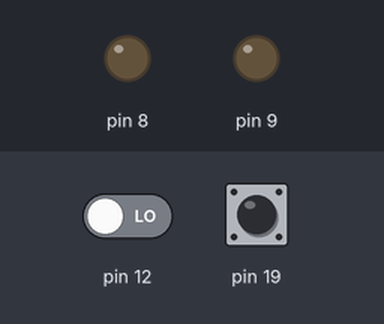
Simulated run of this sketch. Board: Arduino Uno, built with avr-gcc and run on an emulated ATmega328P. On the bench: output pins drawn as LEDs (lit = HIGH). The test bench sets the inputs (shaded band); at power-on: pin 19 HIGH, pin 12 LOW. EEPROM starts erased; what the sketch prints to the serial monitor is not drawn.

Above: at 0.9 s.
1.0 s: pin 19 pulled LOW for 1 s
At 1.42 s:
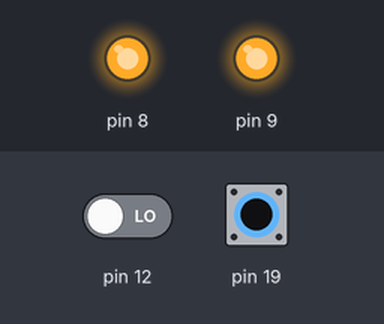
Timing chart, 0 to 4.0 s (numbered marks = the images above; inputs shaded):
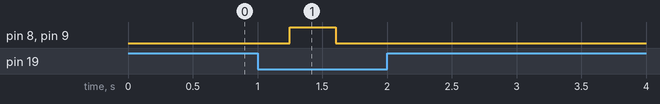

Measured:
- after the input at 1.0 s, pin 8, pin 9: LOW → HIGH after 0.25 s, → LOW 0.35 s later

The sketch:

6B_Segment_driver.ino
```cpp
/*
 Almost identical to 6A
 */


#include "Segment_driver_header.h"


#define message_1 "\r\nFor each digit press 0 to 7 then a to g for segments.\t"
#define message_2 "Again!\t"


int main (void){

char keypress = 0, digit_num=0;

setup_328_HW_Arduino_IO;


if(reset_status == 3){clear_display;Serial.write(message_1);}
if(reset_status == 2)Serial.write(message_2);

while(1){                                                               //Keep inputting data until x is received

while(!(Serial.available()))wdr(); keypress = Serial.read();

switch(keypress){                                                       //Test keypress
case '0': case '1': case '2':
case '3': case '4': case '5':
case '6': case '7': digit_num = keypress - '0'; break;                  //If numeric save it as "digit_num".

case 'a': case 'b': case 'c':                                           //If a letter illuminate the display
case 'd': case 'e': case 'f':
case 'g': One_wire_comms_any_segment(keypress, digit_num); break;

case 'x': {
clear_display;SW_reset;} break;                                          //if any other key (AOK) execute a SW_reset.

defaut: break;

}                                                                        //Bottom of switch block return to top of "do-loop"
}
}                                                                         //Repeat program


/***************************************************************************************************************************/
```

One_wire_header.h
```cpp
/*
Code segments required by the subroutines in "One_wire_transactions.c" and else where
*/


void UART_Tx_1_wire(void);
void UART_Rx_1_wire(void);

volatile char One_wire_Rx_char, One_wire_Tx_char;
volatile char Tx_complete, Rx_complete;

volatile char One_wire_mode;

int Comms_clock;


/**********************************************************************************/
#define  comms_cal \
if (((signed char)eeprom_read_byte((uint8_t*)0x3F6) > -50)\
&&  ((signed char)eeprom_read_byte((uint8_t*)0x3F6) < 50) && ((signed char)eeprom_read_byte((uint8_t*)0x3F6)\
== (signed char)eeprom_read_byte((uint8_t*)0x3F7)))\
{Comms_clock = 200 + (signed char) eeprom_read_byte((uint8_t*)0x3F6);}

//A calibration byte for the one wire comms clock is stored in EEPROM locations 0x3F6/7
//For zero calibration the clock which runs at 1MHz generates a baud rate of 200uS


/************************************************************************************************************************************/
#define setup_one_wire_comms \
PCICR |= (1 << PCIE0); PCMSK0 |= (1 << PCINT4);\
PORTB &= (~(1 << PORTB4));

//One wire comms uses port PB4.  This sets it up as input with interrupt on pin change (IPC)


#define clear_display 								One_wire_Tx_char = 'c';  UART_Tx_1_wire();
#define Reset_ATtiny1606 							One_wire_Tx_char = 'F'; UART_Tx_1_wire();

#define set_up_pin_change_interrupt_on_PC5  		PCICR |= (1 << PCIE1); PCMSK1 |= (1 << PCINT13);
#define pause_pin_change_interrupt_on_PC5  			PCICR &= (~(1 << PCIE1));
#define reinstate_pin_change_interrupt_on_PC5  		PCICR |= (1 << PCIE1);

//The reset control switch uses PC5 (PCINT13).This sets it up for weak pull up (WPU) with IPC


/************************************************************************************************************************************/
#define Start_clock		    	TCNT0 = 0;  OCR0A = 0; TCCR0B = (1 << CS01);

//Initialises Timer 0 Output compare and counter values to zero, sets TO clock to 1MHz and starts it

#define wait_for_comms_tick \
OCR0A +=  Comms_clock;\
while (!(TIFR0 & (1 << OCF0A)));\
TIFR0 = 0xFF;

//Increment Timer 0 Output compare register A and wait until the value in the Timer 0 counter is the same


#define wait_for_half_comms_tick \
OCR0A =  Comms_clock/2;\
while (!(TIFR0 & (1 << OCF0A)));\
TIFR0 = 0xFF;


/************************************************************************************************************************************/
#define boot_reset_ctl_reg			0x3FC
#define 	set_Run_BL_bit			eeprom_write_byte((uint8_t*)boot_reset_ctl_reg, (eeprom_read_byte((uint8_t*)(0x3FC)) & (~4)));

//if the hex_text_programmer reads bit 2 of EPPPROM location 0x3FC as zero it will run the bootloader

#define PINB4_down	((PINB & 0x10)^0x10)
#define PINC5_down	((PINC & 0x20)^0x20)
#define PINC5_up	(PINC & 0x20)


/************************************************************************************************************************************/
#define  set_up_activity_leds \
DDRB |= (1 << DDB0) | (1 << DDB1);\
LED_1_off;\
LED_2_off;

#define LED_1_off	 	PORTB &= (~(1 << PB1));
#define LED_1_on	 	PORTB |= (1 << PB1);

#define LED_2_off	 	PORTB &= (~(1 << PB0));
#define LED_2_on	 	PORTB |= (1 << PB0);

#define Toggle_LED_1 \
if (PORTB & (1 << PB1)){LED_1_off;}\
else {PORTB |= (1 << PB1);}
```

Segment_driver_header.h
```cpp
#include <avr/wdt.h>

char User_response;
char reset_status;

#define newline   Serial.write("\r\n");


/**********************************************************************************/
#define  OSC_CAL \
if ((eeprom_read_byte((uint8_t*)0x3FF) > 0x0F)\
&&  (eeprom_read_byte((uint8_t*)0x3FF) < 0xF0) && (eeprom_read_byte((uint8_t*)0x3FF)\
== eeprom_read_byte((uint8_t*)0x3FE))) {OSCCAL = eeprom_read_byte((uint8_t*)0x3FE);}

//If the internal clock has been calibrated, a calibration byte will be found in EEPROM locations 0x3FF/E


/************************************************************************************************************************************/
#define setup_328_HW_Arduino_IO \
\
setup_watchdog;\
ADMUX |= (1 << REFS0);\
initialise_IO;\
OSC_CAL;\
\
comms_cal;\
set_up_pin_change_interrupt_on_PC5;\
\
setup_one_wire_comms;\
set_up_activity_leds;\
sei();\
Serial.begin(115200);\
while (!Serial);\
determine_reset_source;\
One_25ms_WDT_with_interrupt;\
failsafe;

//The reset control switch is connected to PC5


/************************************************************************************************************************************/
#define wdr()  __asm__ __volatile__("wdr")

#define setup_watchdog \
wdr();\
MCUSR &= ~(1<<WDRF);\
WDTCSR |= (1 <<WDCE) | (1<< WDE);\
WDTCSR = 0;


#define SW_reset    {Signal_SW_reset;wdt_enable(WDTO_30MS);while(1);}
#define WDTout      {wdt_enable(WDTO_30MS);while(1);}
#define pause_WDT   setup_watchdog
#define resume_WDT  One_25ms_WDT_with_interrupt

#define One_25ms_WDT_with_interrupt \
wdr();\
WDTCSR |= (1 <<WDCE) | (1<< WDE);\
WDTCSR = (1<< WDE) | (1 << WDIE) |  (1 << WDP0)  |  (1 << WDP1);


/************************************************************************************************************************************/
#define initialise_IO \
MCUCR &= (~(1 << PUD));\
DDRB = 0;\
DDRC = 0;\
DDRD = 0;\
PORTB = 0xFF;\
PORTC = 0xFF;\
PORTD = 0xFF;

//All ports are initialised to weak pull up (WPU)


/************************************************************************************************************************************/
#define set_up_PCI_on_sw2         PCICR |= (1 << PCIE2);
#define enable_pci_on_sw2         PCMSK2 |= (1 << PCINT21);
#define switch_2_up               (PIND & 0x20)
#define clear_display             One_wire_Tx_char = 'c';  UART_Tx_1_wire();


/************************************************************************************************************************************/
#define reset_ctl_reg                         0x3FC
#define Signal_WDTout_with_interrupt          eeprom_write_byte((uint8_t*)reset_ctl_reg, ~0x20)
#define Signal_SW_reset                       eeprom_write_byte((uint8_t*)reset_ctl_reg,(eeprom_read_byte((uint8_t*)reset_ctl_reg) & ~0x40))
#define clear_reset_ctl_reg                   eeprom_write_byte((uint8_t*)reset_ctl_reg, ~0)


/************************************************************************************************************************************/
#define determine_reset_source \
switch (eeprom_read_byte((uint8_t*)reset_ctl_reg))\
{case ((byte)~1): reset_status = 1; break;\
case ((byte)~0x42): reset_status = 2; break;\
case ((byte)~8): reset_status = 3; break;\
case ((byte) ~0x52):  reset_status = 4; break;\
case ((byte) ~0x22):  reset_status = 5; break;\
case ((byte) ~0x2):  reset_status = 6; break;\
case ((byte) ~0):  reset_status = 7; break;}\
clear_reset_ctl_reg;

/*
reset_status:
1 POR                     bit 0 of reset control register
2 SW_reset                bits 6 and 1
3 prtD                    bit 3
4 Flaged WDTout           bit 6,4 and 1
5 WDTout with ISR         bit 5 and 1
6 WDTout                  bit 1
7 As 5 but ISR missing    No bits

Note : Set bit 2 to generate the prtD... prompt
*/


/************************************************************************************************************************************/
#define failsafe \
if(reset_status == 7)\
{Serial.write("\r\nProgram restarted.");}\
if(reset_status == 6)\
{Serial.write("\r\nWDTout\r\n");while(1)wdr();}


/************************************************************************************************************************************/
#define set_up_PCI_on_sw2         PCICR |= (1 << PCIE2);
#define enable_pci_on_sw2         PCMSK2 |= (1 << PCINT21);
#define switch_2_up               (PIND & 0x20)
#define clear_display             One_wire_Tx_char = 'c';  UART_Tx_1_wire();


/************************************************************************************************************************************/
#define User_prompt \
while(1){\
do{Serial.write("R?    ");}   while((isCharavailable(75) == 0));\
User_response = Serial.read();\
if((User_response == 'R') || (User_response == 'r'))break;} Serial.write("\r\n");


/************************************************************************************************************************************/
#include "Resources_segment_driver\Chip2chip_comms\One_wire_header.h"
#include "Resources_segment_driver\Chip2chip_comms\One_wire_transactions.c"
#include "Resources_segment_driver\Chip2chip_comms\Display_driver.c"
#include "Resources_segment_driver\PC_comms\Basic_Rx_Tx_and_Timer.c"


/************************************************************************************************************************************/
```
